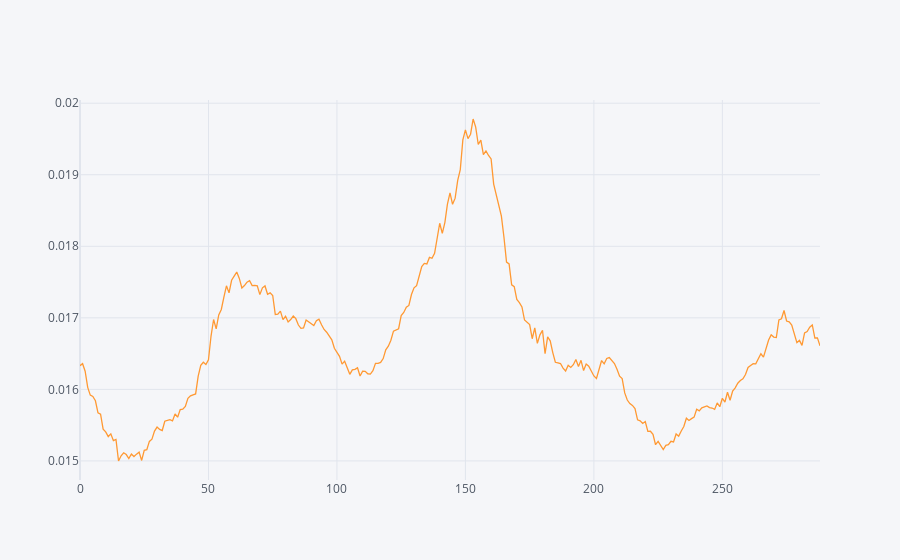

The notebook cell saved with this chart:
### Code cell
TotalLossesRatio=pd.DataFrame(np.array([(np.sum(obs.prod_p)-np.sum(obs.load_p))/np.sum(obs.load_p) for obs in data_this_episode.observations]))


print('average loss rate is: '+ str(TotalLossesRatio.mean()))
TotalLossesRatio.iplot(kind='scatter', filename='cufflinks/cf-simple-line')

### Figure 1 — Plotly figure (JSON) as saved in the notebook; plotly's stock layout.template omitted (floating-point values rounded to 4 significant figures; data arrays with more than 128 entries replaced by an {"elided": "..."} marker saying what was removed)
{"data": [{"line": {"color": "rgba(255, 153, 51, 1.0)", "dash": "solid", "shape": "linear", "width": 1.3}, "mode": "lines", "name": "0", "text": "", "type": "scatter", "x": {"elided": "289 int values"}, "y": {"elided": "289 float values"}}], "layout": {"legend": {"bgcolor": "#F5F6F9", "font": {"color": "#4D5663"}}, "paper_bgcolor": "#F5F6F9", "plot_bgcolor": "#F5F6F9", "title": {"font": {"color": "#4D5663"}}, "xaxis": {"gridcolor": "#E1E5ED", "showgrid": true, "tickfont": {"color": "#4D5663"}, "title": {"font": {"color": "#4D5663"}, "text": ""}, "zerolinecolor": "#E1E5ED"}, "yaxis": {"gridcolor": "#E1E5ED", "showgrid": true, "tickfont": {"color": "#4D5663"}, "title": {"font": {"color": "#4D5663"}, "text": ""}, "zerolinecolor": "#E1E5ED"}}}
